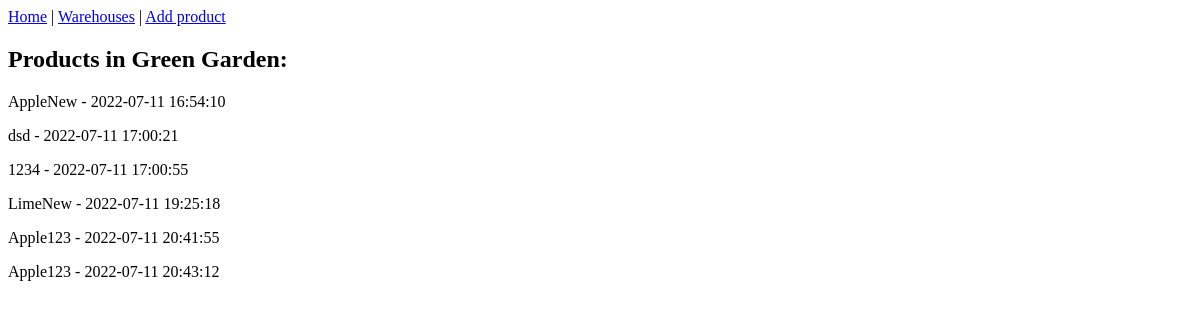
The page /warehouses/3 on the database as committed earlier.
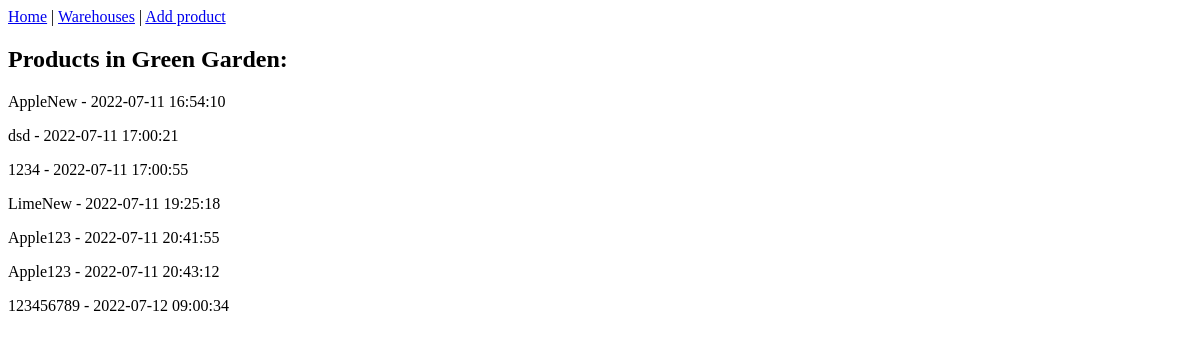
The same page on the database as committed later.
### warehouse/models.py (models this page shows, shortened)
class Products(models.Model):
    name = models.CharField(max_length=40)
    timestamp=models.DateTimeField(auto_now_add=True)
    warehouse = models.ForeignKey("Warehouses", null=True, default=None, on_delete=models.CASCADE)

### warehouse/views.py (the view)
# urls.py: path('warehouses/<int:warehouse>', views.warehouse_products, name='warehouse_products'),
def warehouse_products(request, warehouse):
    products = Products.objects.filter(warehouse_id=warehouse)
    warehouse_name = Warehouses.objects.get(id=warehouse).name
    return render(request, 'warehouse/one_warehouse.html', {'products': products, 'warehouse': warehouse_name})

### warehouse/templates/warehouse/one_warehouse.html (shortened to what this page needs)
{% extends 'warehouse/base.html'%}
{% block content %}
{% include 'includes/nav.html' %}
<h2>Products in {{warehouse}}:</h2>
{% if products|length < 1 %}
    <p>No products in {{warehouse}}</p>
{% else %}
{% for product in products %}
        <p>{{product.name}} - {{product.timestamp}}</p>
{% endfor %}
{% endif %}
{% endblock %}

Rows that differ between the two databases and show on the page:
added Products: name "123456789", timestamp "2022-07-12 09:00:34"
